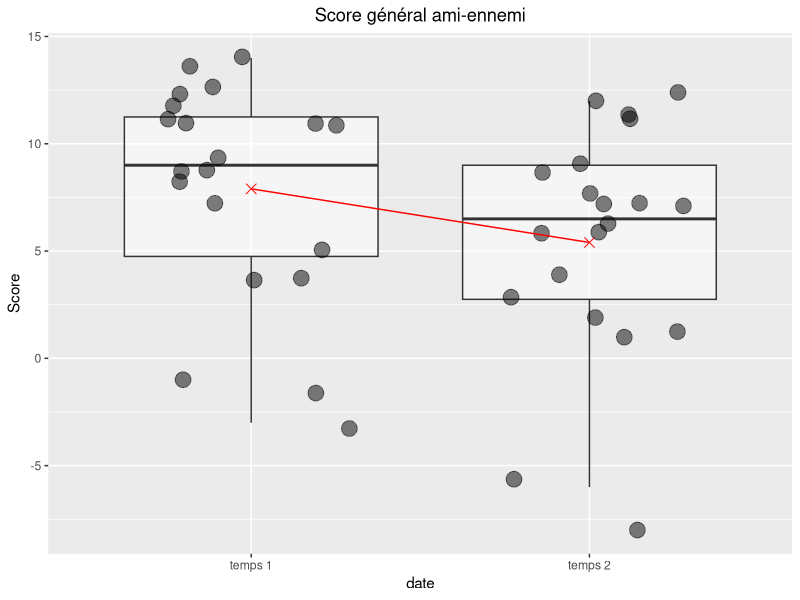
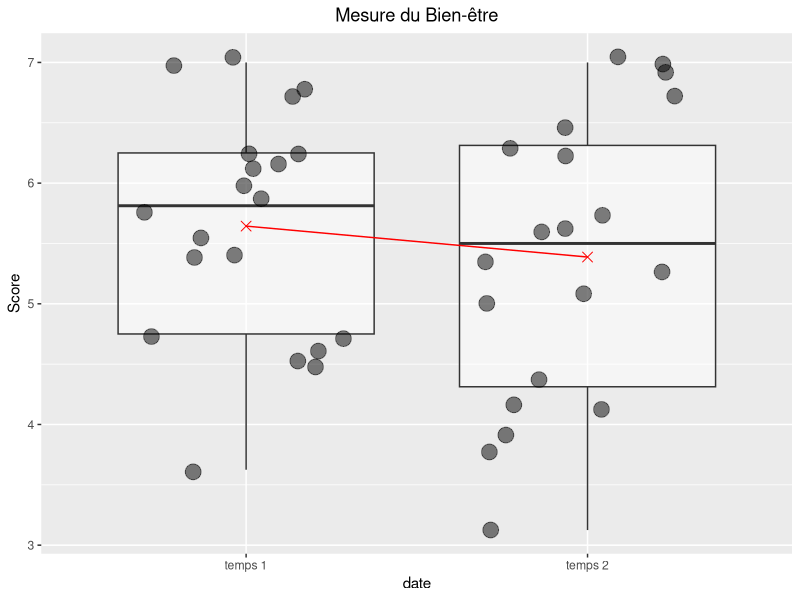
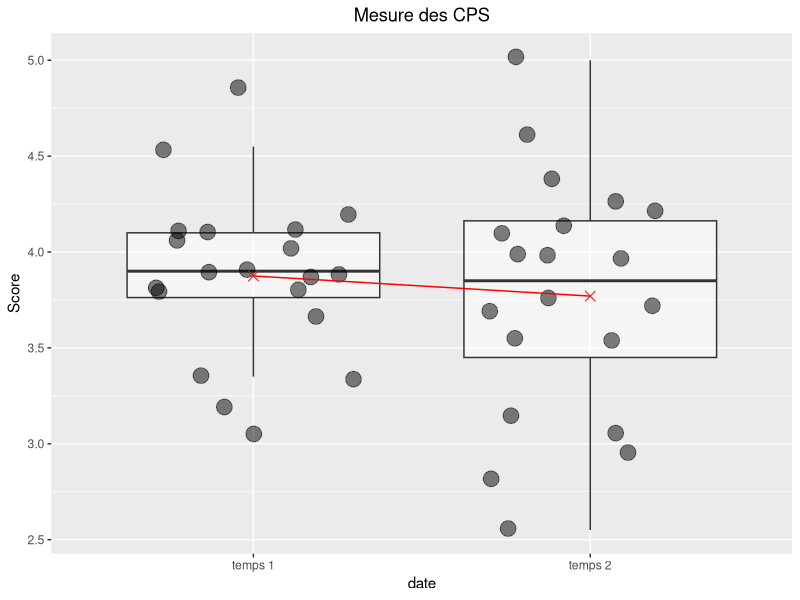
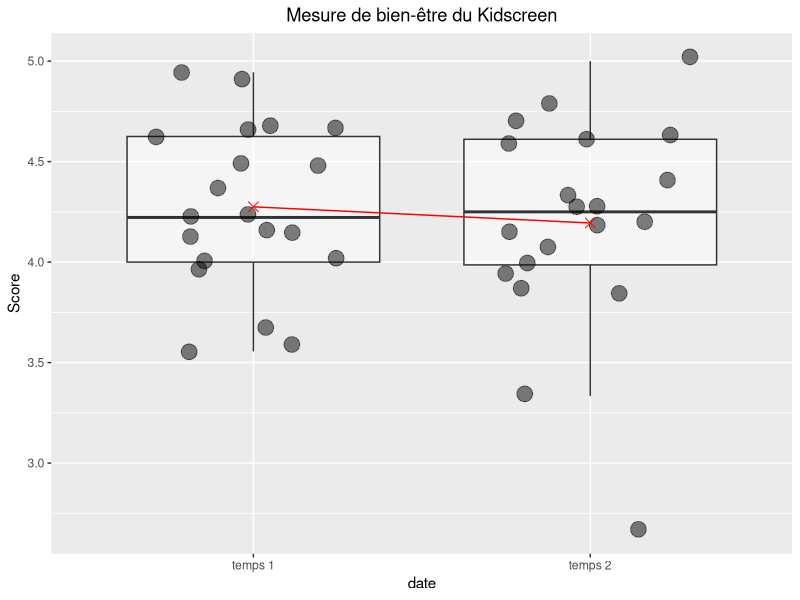
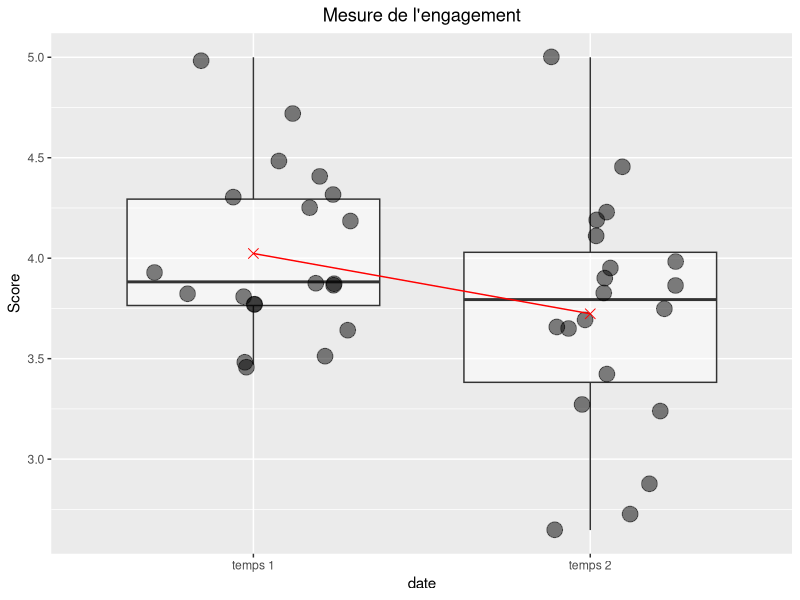
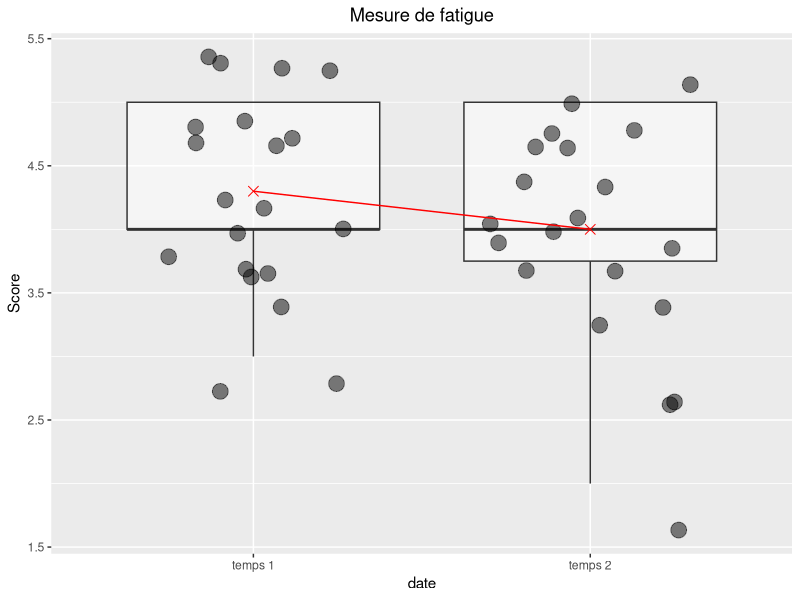
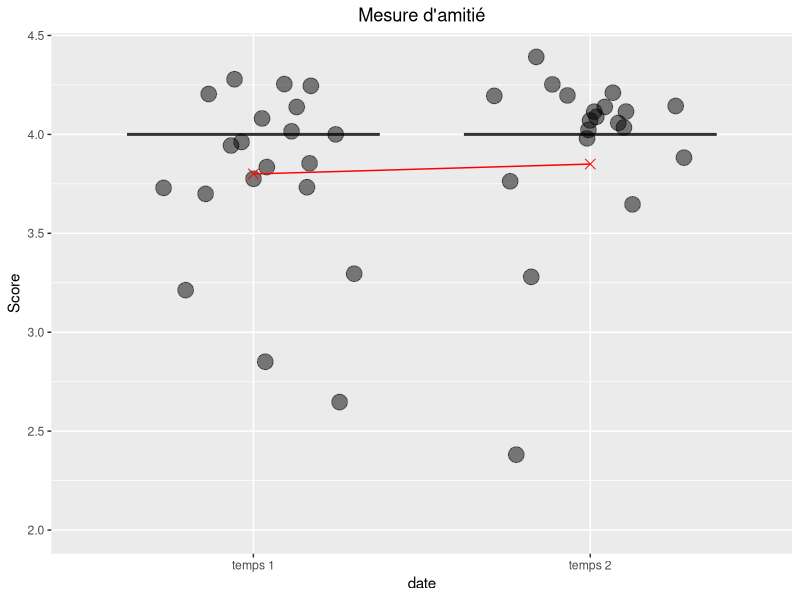
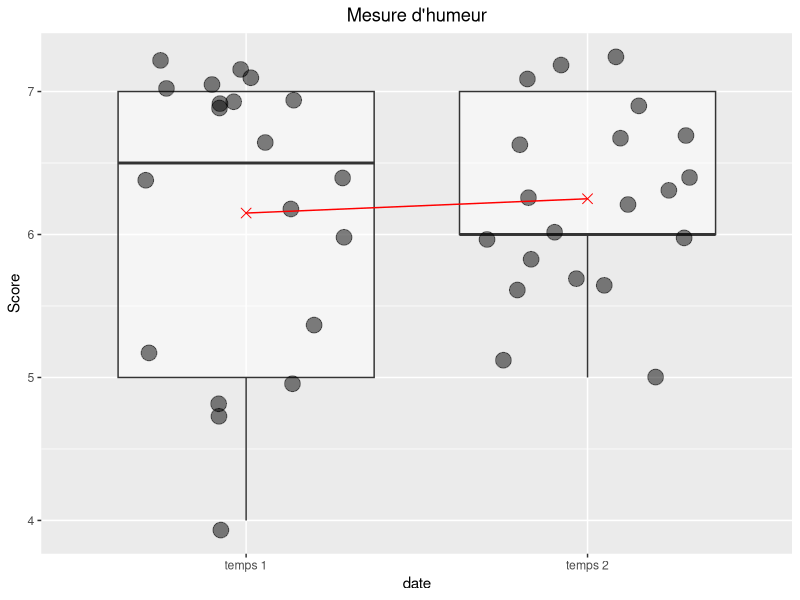

These charts were generated, in order, by the following R code: (Note: this script raises an error after producing the figures.)
#lancement des packages
library(readxl)
library(tidyverse)

#importation des données brutes présentées sous la forme d'un tableau unique de trois temps (mais en fait deux temps de mesure pour les id commençant par fc et qui nous intéressent)
#après préparation ad hoc dans Qualtrics

d <- read_excel("ors2020_ad_raw.xlsx")
str(d) #on observe que la variable "RecordedDate" semble avoir été bien intégrée (POSIXct)

#######################
#travail sur les dates#
#######################
#modification de la variable "RecordedDate" en "date" en temps 1 et temps 2 tout en filtrant les id enregistrés hors temps 1 et temps 2.
#mais on commence par la renommer.

d <- d %>% 
  rename(date = RecordedDate) %>%  #dans cet ordre.
  mutate(id = tolower(id)) #gestion de la casse.

d <- d %>% 
  mutate(
    date = case_when(date >= as.POSIXct("01.08.2019", format="%d.%m.%Y", tz="utc") & date <= as.POSIXct("31.08.2019", format="%d.%m.%Y", tz="utc") ~ "temps 1",
                     date >= as.POSIXct("01.06.2020", format="%d.%m.%Y", tz="utc") & date <= as.POSIXct("30.06.2020", format="%d.%m.%Y", tz="utc") ~ "temps 2",
                     TRUE ~ "autre temps")) #on privilégie case_when car on a 3 conditions et on va gérer les dates.

#Au passage, R a modifié le type de variable "date". On le laisser respirer... et on filtre... (si j'intègre filter dans le pipe, ça bug...)

d <- d %>% filter(date =="temps 1" | date == "temps 2")

#Recodage des variables au score inversé

d <- d %>% 
  mutate(hbs20_7 = 6 - hbs20_7,
         be8_4 = 8 - be8_4,
         be8_5 = 8 - be8_5,
         be8_8 = 8 - be8_8,
         sem17_5 = 6 - sem17_5,
         sem17_10 = 6 - sem17_10,
         kid17_6 = 6 - kid17_6,
         kid17_15 = 6 - kid17_15,
         kid17_16 = 6 - kid17_16,
         kid17_17 = 6 - kid17_17,)

#Création des moyennes de chaque questionnaire pour chaque observation (sauf les 3 shorts questions et le score du nombre d'amis qui est "ami" - "ennemis")

d <- d %>% 
  mutate(sem_sco = rowMeans(select(.,starts_with("sem")) ,na.rm =T),
         hbs_sco = rowMeans(select(.,starts_with("hbs")),na.rm =T),
         be_sco  = rowMeans(select(.,starts_with("be")) ,na.rm =T),
         kid_sco = rowMeans(select(.,starts_with("kid")),na.rm =T),
         ami_sco = ami - nam,
         sho1_sco = sho_1_1,
         sho2_sco = sho_2_1,
         sho3_sco = sho_3_1)

#suppression des id non strictement membre d'une paire (t1, t2) par création d'un df de comparaison.

d_comp <- d %>% 
  drop_na(id) %>% #par sécurité
  arrange(id) %>% #visuel
  group_by(id, date) %>% 
  count(id) %>% 
  filter(n==1) %>% #On a pas fini. On s'est assuré que chaque id est unique dans chaque modalité de temps. On doit encore être sûrs qu'on a maintenant exactement une paire (t1,t2).
  ungroup() %>% 
  group_by(id) %>% 
  count(id) %>% 
  filter(n==2) %>% #on ne garde que les paires de id qui se retrouvent dans t1 et t2. C'est notre grosse perte de données de ce traitement
  ungroup()

#Notre df de comparaison est prêt. On peut procéder à l'élagage de d_long.

d_paired <- d %>% 
  filter(id %in% d_comp$id)

#procédons à la préparation d'un petit résumé de cet échantillon.

d_paired_sum <- d_paired %>% 
  mutate(sex=ifelse(sex=="1", "garçons","filles")) %>% 
  group_by(date, sex) %>% 
  summarise(n=n(),
            av_age=round(mean(age), digits=2))

d_paired_sum2 <- d_paired %>% 
  group_by(date) %>% 
  summarise(n=n(),
            mean_hbs=mean(hbs_sco),
            mean_sem=mean(sem_sco),
            mean_be=mean(be_sco),
            mean_kid=mean(kid_sco),
            mean_sho1=mean(sho1_sco),
            mean_sho2=mean(sho2_sco),
            mean_sho3=mean(sho3_sco),
            mean_ami=mean(ami_sco))

###############
#visualisation#
###############

#SEM
vis_sem <- d_paired %>% 
  ggplot() +
  aes(x = date, y = sem_sco) +
  geom_boxplot(alpha = .5, outlier.colour = NA) +
  geom_jitter(size = 5, alpha = .5, width = 0.3) +
  stat_summary(fun = mean, geom = "point", size = 3, shape = 4, color = "red") +
  stat_summary(fun = mean, geom = "line", aes(group = 1), color = "red") + #Le group = 1 est nécessaire pour dire à la ligne de connecter tous les points.
  labs(title = "Mesure de l'engagement", y = "Score") +
  theme(plot.title = element_text(hjust = 0.5))

vis_hbs <- d_paired %>% 
  ggplot() +
  aes(x = date, y = hbs_sco) +
  geom_boxplot(alpha = .5, outlier.colour = NA) +
  geom_jitter(size = 5, alpha = .5, width = 0.3) +
  stat_summary(fun = mean, geom = "point", size = 3, shape = 4, color = "red") +
  stat_summary(fun = mean, geom = "line", aes(group = 1), color = "red") +
  labs(title = "Mesure des CPS", y = "Score") +
  theme(plot.title = element_text(hjust = 0.5))

vis_be <- d_paired %>% 
  ggplot() +
  aes(x = date, y = be_sco) +
  geom_boxplot(alpha = .5, outlier.colour = NA) +
  geom_jitter(size = 5, alpha = .5, width = 0.3) +
  stat_summary(fun = mean, geom = "point", size = 3, shape = 4, color = "red") +
  stat_summary(fun = mean, geom = "line", aes(group = 1), color = "red") +
  labs(title = "Mesure du Bien-être", y = "Score") +
  theme(plot.title = element_text(hjust = 0.5))

vis_kid <- d_paired %>% 
  ggplot() +
  aes(x = date, y = kid_sco) +
  geom_boxplot(alpha = .5, outlier.colour = NA) +
  geom_jitter(size = 5, alpha = .5, width = 0.3) +
  stat_summary(fun = mean, geom = "point", size = 3, shape = 4, color = "red") +
  stat_summary(fun = mean, geom = "line", aes(group = 1), color = "red") +
  labs(title = "Mesure de bien-être du Kidscreen", y = "Score") +
  theme(plot.title = element_text(hjust = 0.5))

vis_ami <- d_paired %>% 
  ggplot() +
  aes(x = date, y = ami_sco) +
  geom_boxplot(alpha = .5, outlier.colour = NA) +
  geom_jitter(size = 5, alpha = .5, width = 0.3) +
  stat_summary(fun = mean, geom = "point", size = 3, shape = 4, color = "red") +
  stat_summary(fun = mean, geom = "line", aes(group = 1), color = "red") +
  labs(title = "Score général ami-ennemi", y = "Score") +
  theme(plot.title = element_text(hjust = 0.5))

vis_sho1 <- d_paired %>% 
  ggplot() +
  aes(x = date, y = sho1_sco) +
  geom_boxplot(alpha = .5, outlier.colour = NA) +
  geom_jitter(size = 5, alpha = .5, width = 0.3) +
  stat_summary(fun = mean, geom = "point", size = 3, shape = 4, color = "red") +
  stat_summary(fun = mean, geom = "line", aes(group = 1), color = "red") +
  labs(title = "Mesure de fatigue", y = "Score") +
  theme(plot.title = element_text(hjust = 0.5))

vis_sho2 <- d_paired %>% 
  ggplot() +
  aes(x = date, y = sho2_sco) +
  geom_boxplot(alpha = .5, outlier.colour = NA) +
  geom_jitter(size = 5, alpha = .5, width = 0.3) +
  stat_summary(fun = mean, geom = "point", size = 3, shape = 4, color = "red") +
  stat_summary(fun = mean, geom = "line", aes(group = 1), color = "red") +
  labs(title = "Mesure d'amitié", y = "Score") +
  theme(plot.title = element_text(hjust = 0.5))

vis_sho3 <- d_paired %>% 
  ggplot() +
  aes(x = date, y = sho3_sco) +
  geom_boxplot(alpha = .5, outlier.colour = NA) +
  geom_jitter(size = 5, alpha = .5, width = 0.3) +
  stat_summary(fun = mean, geom = "point", size = 3, shape = 4, color = "red") +
  stat_summary(fun = mean, geom = "line", aes(group = 1), color = "red") +
  labs(title = "Mesure d'humeur", y = "Score") +
  theme(plot.title = element_text(hjust = 0.5))

###########################################
#Différence temps 1 et temps 2 pour le SEM#
#    ETUDE DE CAS AVEC UN LONG FORMAT     #
###########################################

#Ordonnons par "temps" puis "id" sinon le test t gère repère pas les bonnes paires. On doit pas avoir de bug dans les lignes.

#Je fais un peu du code gras mais c'est pour bien comprendre.

d_sem <- d_paired %>% 
  arrange(date, id)

#ON RENONCE A LA VERIFICATION DES CONDITIONS D'APPLICATION. ON VOIT DEJA A L'OEIL QUE LA NORMALITE EST PAS TOP...MAIS BON.
#On devrait vérifier :
#outliers ?
#normalité de la différence des moyennes et QQ plot MAIS comment la calculer en format long ??


#Paired t-test
t.test(sem_sco ~ date, d_sem, paired=TRUE) #on conclut que la diff est stat. sign.

#effect size: ON Y RENONCE
